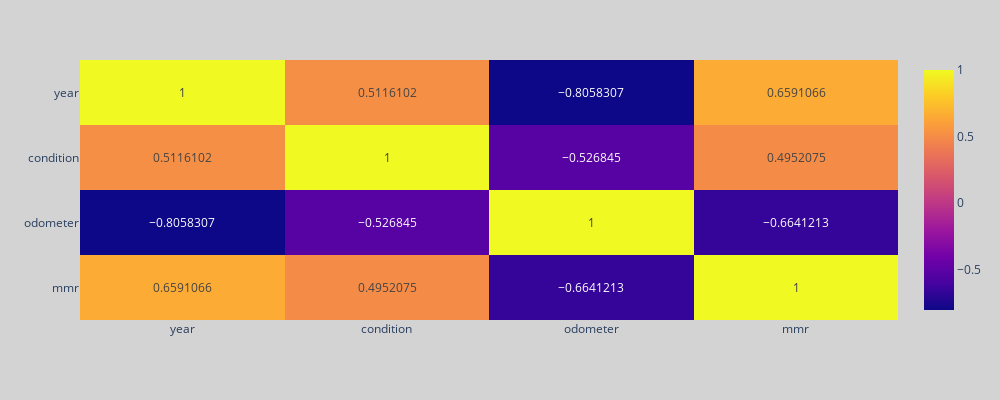

The notebook cell saved with this chart:
### Code cell
plt.figure(figsize=(10, 4))
fig = px.imshow(df_clean.select_dtypes(exclude=['object']).corr(), text_auto=True, aspect="auto", width=1000, height=400)
fig.update_layout(paper_bgcolor='LightGrey')
fig.show()

### Figure 1 — Plotly figure (JSON) as saved in the notebook; plotly's stock layout.template omitted (floating-point values rounded to 4 significant figures)
{"data": [{"coloraxis": "coloraxis", "hovertemplate": "x: %{x}<br>y: %{y}<br>color: %{z}<extra></extra>", "name": "0", "texttemplate": "%{z}", "type": "heatmap", "x": ["year", "condition", "odometer", "mmr"], "xaxis": "x", "y": ["year", "condition", "odometer", "mmr"], "yaxis": "y", "z": [[1, 0.5116, -0.8058, 0.6591], [0.5116, 1, -0.5268, 0.4952], [-0.8058, -0.5268, 1, -0.6641], [0.6591, 0.4952, -0.6641, 1]]}], "layout": {"coloraxis": {"colorscale": [[0, "#0d0887"], [0.1111, "#46039f"], [0.2222, "#7201a8"], [0.3333, "#9c179e"], [0.4444, "#bd3786"], [0.5556, "#d8576b"], [0.6667, "#ed7953"], [0.7778, "#fb9f3a"], [0.8889, "#fdca26"], [1, "#f0f921"]]}, "height": 400, "margin": {"t": 60}, "paper_bgcolor": "LightGrey", "width": 1000, "xaxis": {"anchor": "y", "autorange": true, "domain": [0, 1], "range": [-0.5, 3.5], "type": "category"}, "yaxis": {"anchor": "x", "autorange": true, "domain": [0, 1], "range": [3.5, -0.5], "type": "category"}}}
